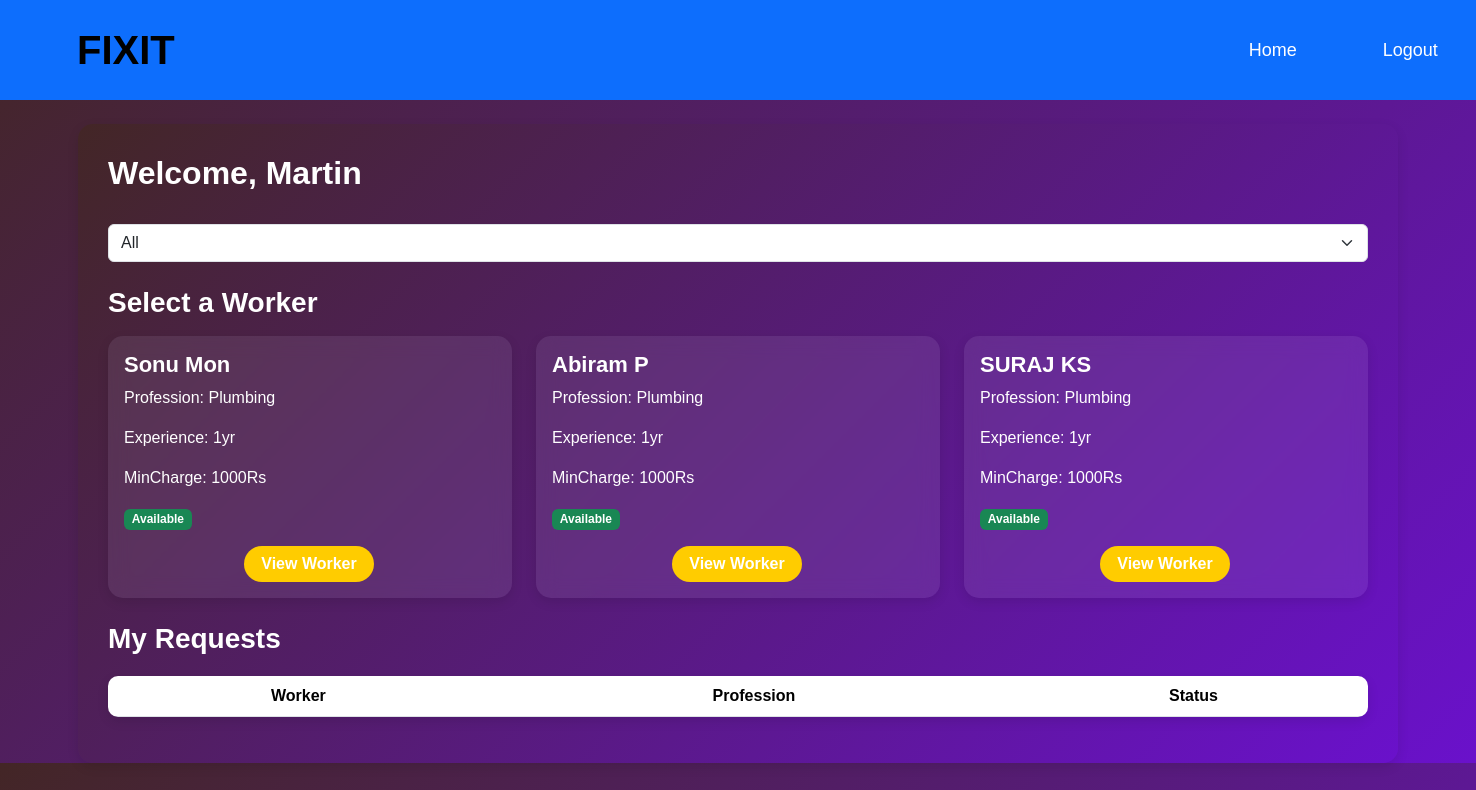
The page /user_dashboard/ (signed in) on the database its author committed.
### mainapp/models.py (models this page shows, shortened)
class User(models.Model):
    name = models.CharField(max_length=100)
    email = models.EmailField(max_length=100,  unique=True)
    password = models.CharField(max_length=100)
    phone = models.BigIntegerField(unique=True)  # ✅ Change to BigIntegerField
    address = models.TextField(default="Not provided")
    city = models.CharField(max_length=100 ,default="Unknown")
    confirm_password = models.CharField(max_length=100)

class Worker(models.Model):
    TITLE_CHOICES = [
        ('Mr', 'Mr.'),
        ('Ms', 'Ms.'),
    ]
    STATUS_CHOICES = [
        ('pending', 'Pending'),
        ('approved', 'Approved'),
        ('rejected', 'Rejected'),
    ]
    title = models.CharField(max_length=10, choices=TITLE_CHOICES, default='Mr')
    first_name = models.CharField(max_length=100)
    last_name = models.CharField(max_length=100)
    email = models.EmailField(max_length=100, unique=True)
    password = models.CharField(max_length=255)  # Hashed password storage
    gender = models.CharField(max_length=10, choices=[('Male', 'Male'), ('Female', 'Female')])
    phone = models.CharField(max_length=15)
    profession = models.TextField()
    experience = models.TextField()
    amount = models.TextField()
    status = models.BooleanField(default=True, )  # Worker availability
    is_approved = models.BooleanField(default=False)  # New field

### mainapp/views.py (the view)
# urls.py: path("user_dashboard/", user_dashboard, name="user_dashboard"),
def user_dashboard(request):
    if "user_id" not in request.session:
        return redirect("user_login")
    user = User.objects.get(id=request.session["user_id"])
    professions = Worker.objects.values_list('profession', flat=True).distinct()
    selected_profession = request.GET.get("profession", "")
    if selected_profession:
        workers = Worker.objects.filter(profession=selected_profession)
    else:
        workers = Worker.objects.all()
    requests = Request.objects.filter(user=user)
    return render(request, "user_dashboard.html", {
        "user": user,
        "workers": workers,
        "requests": requests,
        "professions": professions,
        "selected_profession": selected_profession
    })

### mainapp/templates/user_dashboard.html (shortened to what this page needs)
{% load static %}
<!DOCTYPE html>
<html lang="en">
<head>
    <link href="https://cdn.jsdelivr.net/npm/bootstrap@5.3.3/dist/css/bootstrap.min.css" rel="stylesheet">
    <link rel="stylesheet" href="{% static 'css/userdash.style.css' %}">
</head>
<body>
    <nav class="navbar navbar-expand-lg navbar-light bg-primary" style=" width: 100%;">
        <div class="container-fluid">
          <a class="navbar-brand" href="#" style="font-size:40px; font-family: 'Franklin Gothic Medium', 'Arial Narrow', Arial, sans-serif; margin-left: 50px;" data-bs-toggle="offcanvas" data-bs-target="#staticBackdrop" aria-controls="staticBackdrop">FIXIT</a>
          <div class="collapse navbar-collapse" id="navbarNav">
            <div class="container1" style="margin-left: 850px; font-size: 20px;">
                <ul class="navbar-nav" >
                      <li class="nav-item">
                        <a class="nav-link active" style="margin-left: 200px;" aria-current="page" href="{% url 'home' %}">Home</a>
                      </li>
                      <li class="nav-item"><a style="margin-left: 50px;" class="nav-link" href="{% url 'user_logout' %}">Logout</a></li>
                    </ul>
            </div>
        </div>
    </div>
  </nav>
<div class="container mt-4">
        <h2>Welcome, {{ user.name }}</h2>
        <form method="GET" action="{% url 'user_dashboard' %}" class="mb-3">
            <select name="profession" id="profession" class="form-select" onchange="this.form.submit()">
                <option value="">All</option>
            </select>
        </form>
        <h3 class="mt-4">Select a Worker</h3>
        <div class="row">
            {% for worker in workers %}
            <div class="col-md-4 mt-2">
                <div class="card p-3">
                    <h5>{{ worker.first_name }} {{ worker.last_name }}</h5>
                    <p>Profession: {{ worker.profession }}</p>
                    <p>Experience: {{ worker.experience }} </p>
                    <p>MinCharge: {{ worker.amount }}</p>
                    <p class="worker-info"><strong></strong>
                        {% if worker.status %}
                            <span class="badge bg-success">Available</span>
                        {% else %}
                            <span class="badge bg-danger">Not Available</span>
                        {% endif %}
                    </p>
                    <a href="{% url 'view_worker' worker.id %}" style="width: 130px;position: relative; left: 120px; " class="btn btn-primary">View Worker</a>
                </div>
            </div>
            {% endfor %}
        </div>
        <h3 class="mt-4">My Requests</h3>
        <table class="table">
            <thead>
                <tr>
                    <th>Worker</th>
                    <th>Profession</th>
                    <th>Status</th>
                </tr>
            </thead>
        </table>
    </div>
</body>
</html>

### mainapp/static/css/userdash.style.css (style rules this page uses)
body { font-family: 'Poppins', sans-serif; background: linear-gradient(135deg, #432626, #6a11cb); margin: 0; padding: 0; color: #333; }
.navbar { background-color: #007bff; padding: 15px; }
.navbar-brand { font-size: 32px; font-weight: bold; }
.navbar-nav .nav-link { color: #fff !important; font-size: 18px; margin-right: 20px; transition: color 0.3s; }
.container { margin-top: 30px; background: linear-gradient(135deg, #432626, #6a11cb); padding: 30px; border-radius: 15px; box-shadow: 0 4px 12px rgba(0, 0, 0, 0.1); }
h2, h3 { color: #fff; font-weight: 600; }
.card { border: none; border-radius: 15px; box-shadow: 0 4px 12px rgba(0, 0, 0, 0.1); transition: transform 0.3s ease-in-out; background: rgba(217, 207, 231, 0.1); color: #fff; overflow: hidden; backdrop-filter: blur(10px); }
.card h5 { font-size: 22px; font-weight: bold; }
.btn-primary { background:#ffcc00; color: #fff; border: none; font-weight: 600; border-radius: 30px; transition: background 0.3s ease; text-align: center; display: inline-block; }
.table { margin-top: 20px; border-radius: 10px; overflow: hidden; box-shadow: 0 4px 12px rgba(0, 0, 0, 0.1); }
th { background: #007bff; color: white; padding: 12px; text-align: center; }
select { border-radius: 10px; padding: 10px; border: 1px solid #ccc; outline: none; width: 100%; transition: border-color 0.3s; }

### rows shown on the page
User: name "Martin"
Worker: first_name "Sonu", last_name "Mon", profession "Plumbing", experience "1yr", amount "1000Rs", status "Available"
Worker: first_name "Abiram", last_name "P", profession "Plumbing", experience "1yr", amount "1000Rs", status "Available"
Worker: first_name "SURAJ", last_name "KS", profession "Plumbing", experience "1yr", amount "1000Rs", status "Available"
